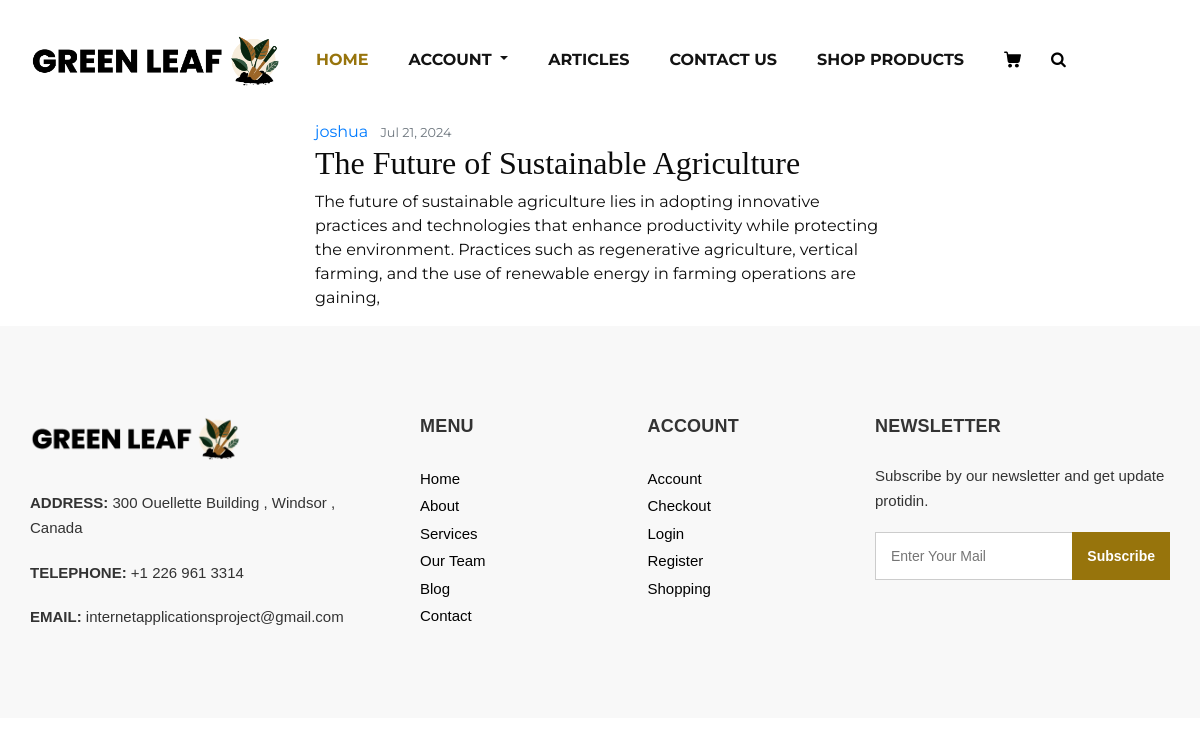
Screenshot of /article-detail/25/ with the database file from the repository.
### GreenWebsite/models.py (models this page shows, shortened)
class Articles(models.Model):
    title = models.CharField(max_length=100)
    content = models.TextField()
    date_posted = models.DateTimeField(default=timezone.now)
    author = models.ForeignKey(User, on_delete=models.CASCADE)

### GreenWebsite/views.py (the view)
# urls.py: path('article-detail/<int:pk>/', ArticleDetailView.as_view(), name='article-detail'), # pk is default for the DetailView to fetch from db.
class ArticleDetailView(DetailView):
    model = Articles
    template_name = "articles/articles_detail.html"

### templates/articles/articles_detail.html (shortened to what this page needs)
{% extends 'base.html' %}
{% load static %}
{% block body %}
    <div class="container-fluid">
        <div class="row justify-content-center">
            <div class="col-6 col-md-6">
                <article class="media content-section">
                  <div class="media-body">
                    <div class="article-metadata">
                      <a class="mr-2" href="{% url 'user-articles' object.author.username %}">{{ object.author }}</a>
                      <small class="text-muted">{{ object.date_posted|date:"M d, Y" }}</small>
                    </div>
                    <h2>{{ object.title }}</h2>
                    <p class="article-content">{{ object.content }}</p>
                  </div>
                </article>
            </div>
        </div>
    </div>
{% endblock body %}

### static/dashboard.css (style rules this page uses)
body, html { margin: 0; padding: 0; font-family: 'Arial', sans-serif; }

### static/css/style.css (style rules this page uses)
* { box-sizing: border-box; }
body { font-family: 'Montserrat', sans-serif; color: #0c0c0c; background-color: #ffffff; overflow-x: hidden; }
h1, h2 { font-family: 'Playfair Display', serif; }
a, a:hover, a:focus { text-decoration: none; }

### rows the page displays
Articles: author "joshua", date_posted "Jul 21, 2024", title "The Future of Sustainable Agriculture", content "The future of sustainable agriculture lies in adopting innovative practices and technologies that enhance productivity while protecting the environment. Practices such as regenerative agriculture, vertical farming, and the use of renewable energy in farming operations are gaining,"
